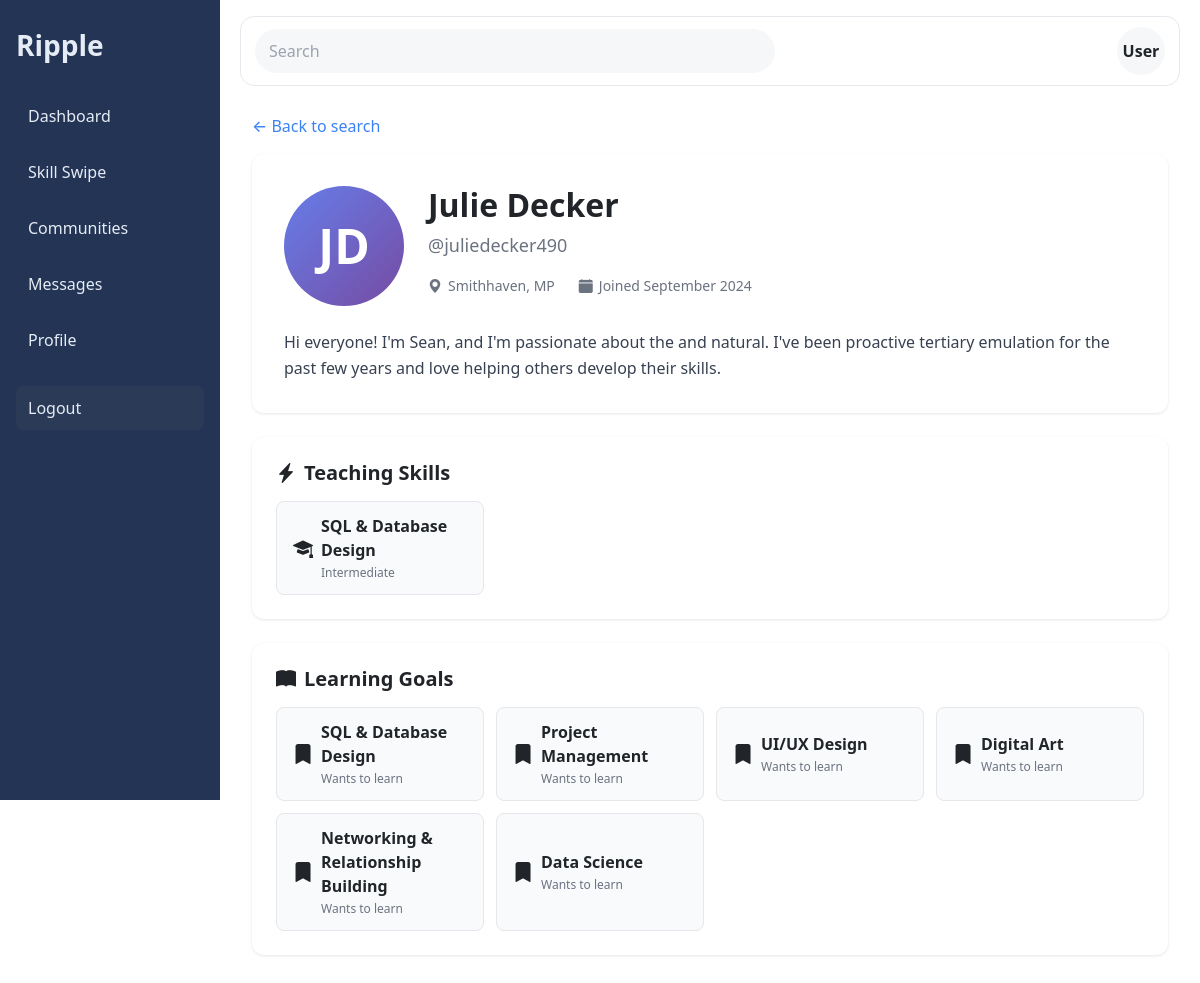
/users/profile/juliedecker490/, run on an earlier commit of the app's database.
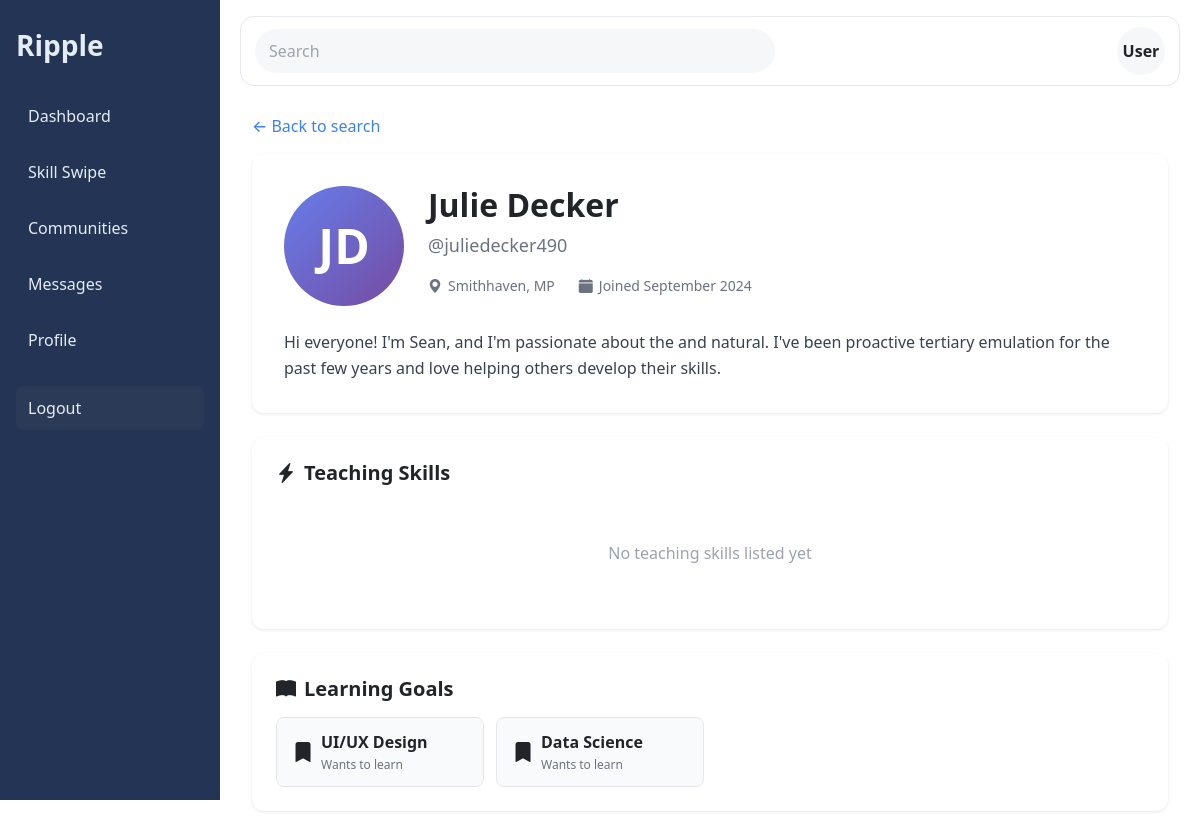
And on a later commit of the database.
### skills/models.py (models this page shows, shortened)
class UserSkill(models.Model):
    BEGINNER = 'beginner'
    INTERMEDIATE = 'intermediate'
    ADVANCED = 'advanced'
    EXPERT = 'expert'
    LEVEL_CHOICES = [
        (BEGINNER, 'Beginner'),
        (INTERMEDIATE, 'Intermediate'),
        (ADVANCED, 'Advanced'),
        (EXPERT, 'Expert'),
    ]
    UNVERIFIED = 'unverified'
    PENDING = 'pending'
    VERIFIED = 'verified'
    REJECTED = 'rejected'
    VERIFICATION_CHOICES = [
        (UNVERIFIED, 'Unverified'),
        (PENDING, 'Pending Review'),
        (VERIFIED, 'Verified'),
        (REJECTED, 'Rejected'),
    ]
    user = models.ForeignKey(settings.AUTH_USER_MODEL, on_delete=models.CASCADE, related_name='user_skills')
    skill = models.ForeignKey(Skill, on_delete=models.CASCADE)
    level = models.CharField(max_length=20, choices=LEVEL_CHOICES)
    can_teach = models.BooleanField(default=False)
    wants_to_learn = models.BooleanField(default=False)
    verification_status = models.CharField(max_length=20, choices=VERIFICATION_CHOICES, default=UNVERIFIED)
    verification_message = models.TextField(blank=True, help_text="Message from admin about verification status")
    created_at = models.DateTimeField(auto_now_add=True, null=True, blank=True)
    updated_at = models.DateTimeField(auto_now=True, null=True, blank=True)
    class Meta:
        unique_together = ('user', 'skill')

class Skill(models.Model):
    name = models.CharField(max_length=120, unique=True)
    description = models.TextField(blank=True)

### users/views.py (the view)
# urls.py: path('profile/<str:username>/', views.view_user_profile, name='view_profile'),
def view_user_profile(request, username):
    from django.contrib.auth.models import User
    user = get_object_or_404(User, username=username)
    profile = get_object_or_404(Profile, user=user)
    teaching_skills = UserSkill.objects.filter(
        user=user,
        can_teach=True,
        verification_status='verified'  # Only show verified skills
    ).select_related('skill')
    learning_skills = UserSkill.objects.filter(
        user=user,
        wants_to_learn=True
    ).select_related('skill')
    context = {
        'viewed_user': user,
        'profile': profile,
        'teaching_skills': teaching_skills,
        'learning_skills': learning_skills,
        'is_own_profile': request.user == user if request.user.is_authenticated else False,
    }
    return render(request, 'users/profile/view_profile.html', context)

### users/templates/users/profile/view_profile.html (shortened to what this page needs)
{% extends 'base.html' %}
{% load static %}
{% block content %}
<div class="profile-container">
    <a href="javascript:history.back()" class="back-link">
        ← Back to search
    </a>
    <div class="profile-header">
        <div class="profile-top">
            <div class="profile-avatar">
                {{ viewed_user.first_name|first|upper }}{{ viewed_user.last_name|first|upper }}
            </div>
            <div class="profile-info">
                <h1 class="profile-name">
                    {{ viewed_user.first_name }} {{ viewed_user.last_name }}
                </h1>
                <div class="profile-username">@{{ viewed_user.username }}</div>
                <div class="profile-meta">
                    {% if profile.location %}
                    <div class="meta-item">
                        <i class="bi bi-geo-alt-fill"></i> {{ profile.location }}
                    </div>
                    {% endif %}
                    {% if viewed_user.date_joined %}
                    <div class="meta-item">
                        <i class="bi bi-calendar-fill"></i> Joined {{ viewed_user.date_joined|date:"F Y" }}
                    </div>
                    {% endif %}
                </div>
            </div>
        </div>
        {% if profile.bio %}
        <div class="profile-bio">
            {{ profile.bio }}
        </div>
        {% endif %}
    </div>
    <div class="section">
        <h2 class="section-title">
            <i class="bi bi-lightning-charge-fill"></i> Teaching Skills
        </h2>
        {% if teaching_skills %}
        <div class="skills-grid">
            {% for user_skill in teaching_skills %}
            <div class="skill-card">
                <div class="skill-icon"><i class="bi bi-mortarboard-fill"></i></div>
                <div class="skill-info">
                    <div class="skill-name">{{ user_skill.skill.name }}</div>
                    <div class="skill-level">{{ user_skill.get_level_display }}</div>
                </div>
            </div>
            {% endfor %}
        </div>
        {% else %}
        <div class="empty-state">
            <p>No teaching skills listed yet</p>
        </div>
        {% endif %}
    </div>
    <div class="section">
        <h2 class="section-title">
            <i class="bi bi-book-fill"></i> Learning Goals
        </h2>
        {% if learning_skills %}
        <div class="skills-grid">
            {% for user_skill in learning_skills %}
            <div class="skill-card">
                <div class="skill-icon"><i class="bi bi-bookmark-fill"></i></div>
                <div class="skill-info">
                    <div class="skill-name">{{ user_skill.skill.name }}</div>
                    <div class="skill-level">Wants to learn</div>
                </div>
            </div>
            {% endfor %}
        </div>
        {% else %}
        <div class="empty-state">
            <p>No learning goals listed yet</p>
        </div>
        {% endif %}
    </div>
</div>
{% endblock %}

What changed in the data, as far as the page shows it:
removed UserSkill: skill.name "SQL & Database Design", level "Intermediate"
removed UserSkill: skill.name "Project Management", shown under "Learning Goals"
removed UserSkill: skill.name "Digital Art", shown under "Learning Goals"
removed UserSkill: skill.name "Networking & Relationship Building", shown under "Learning Goals"
Also different on the page:
text now shown: "No teaching skills listed yet"
